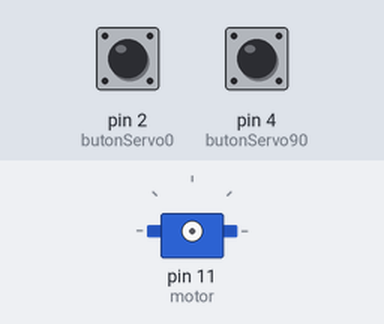
The sketch below on a simulated Arduino Uno, built with avr-gcc and run on an emulated ATmega328P. Shown: servo. The test bench sets the inputs (shaded band); at power-on: pin 2 (butonServo0) LOW, pin 4 (butonServo90) LOW.

Above: at 1.2 s.
1.3 s: pin 2 (butonServo0) pulled HIGH for 0.15 s
2.9 s: pin 4 (butonServo90) pulled HIGH for 0.15 s
At 4.1 s:
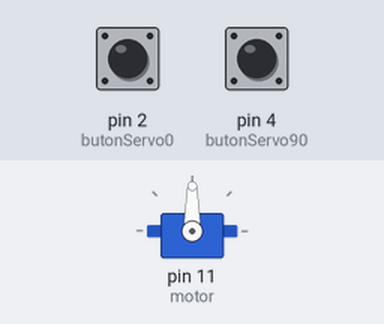
4.5 s: pin 2 (butonServo0) pulled HIGH for 1 s
At 5.5 s:
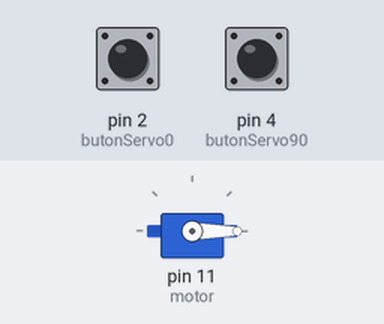
7.0 s: pin 4 (butonServo90) pulled HIGH for 1 s
At 7.4 s:
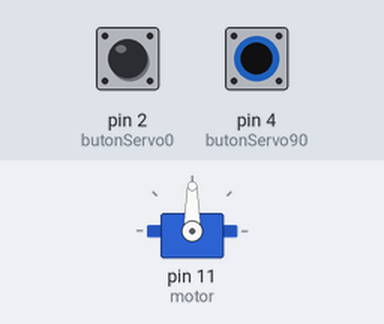
Timing chart, 0 to 10.0 s (numbered marks = the images above; inputs shaded):
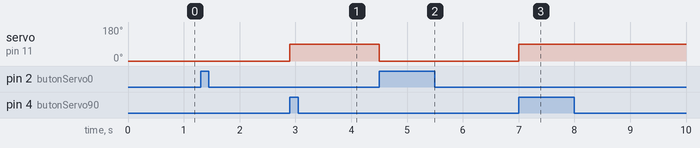

Measured:
- after the input at 2.9 s, servo on pin 11 (motor): 0° → 90° at once
- after the input at 4.5 s, servo on pin 11 (motor): 90° → 0° at once
- after the input at 7.0 s, servo on pin 11 (motor): 0° → 90° at once

The sketch:

servo.ino
```cpp
#include <Servo.h>

int butonServo0=2;
int butonServo90=4;
Servo motor;


void setup() {

pinMode(butonServo0,INPUT);
pinMode(butonServo90,INPUT);

}

void loop() {

if (digitalRead(butonServo0)==HIGH){

    motor.attach(11);
    motor.write(0);
    delay(1300);

    }

if (digitalRead(butonServo90)==HIGH){

    motor.attach(11);
    motor.write(90);
    delay(1300);

    }


}
```
